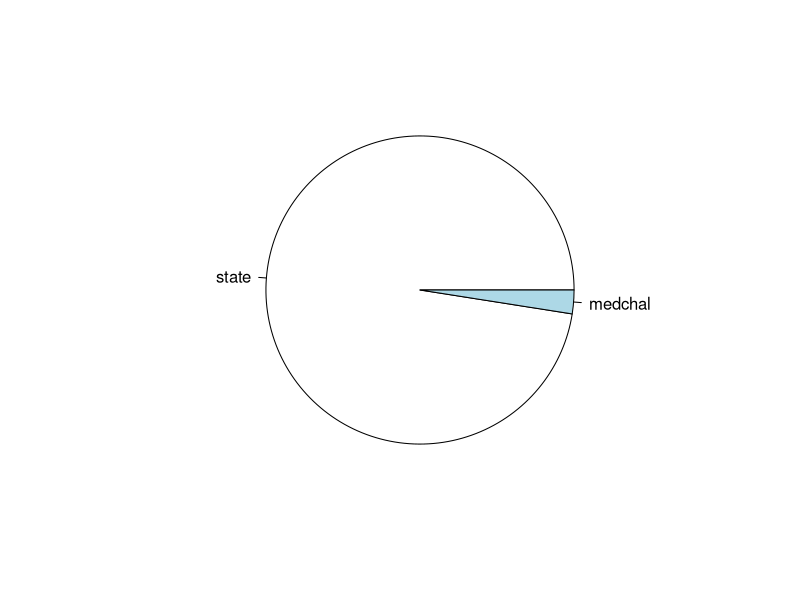
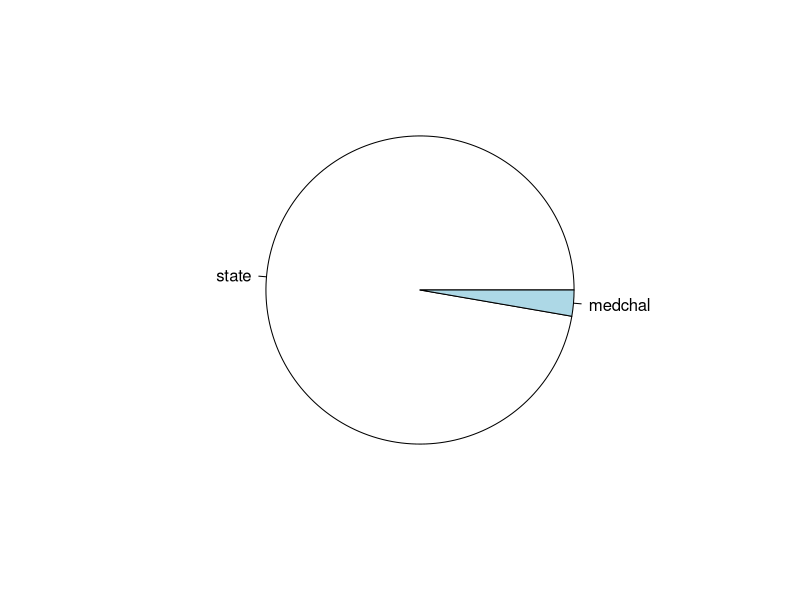

The R script that drew these images, in order:
## ---- chunk 1
tourism_data <- read.csv("Tourism.csv")
View(tourism_data)
## ---- chunk 2
tot_artists = sum(tourism_data$TSS.Artists)
tot_spots = sum(tourism_data$Tourist.Spots)
## ---- chunk 3
pie(c(tot_artists,tourism_data$TSS.Artists[16]),labels=c("state","medchal"))
## ---- chunk 4
x <- c(tot_spots,tourism_data$Tourist.Spots[16])
pie(x,labels=c("state","medchal"))
